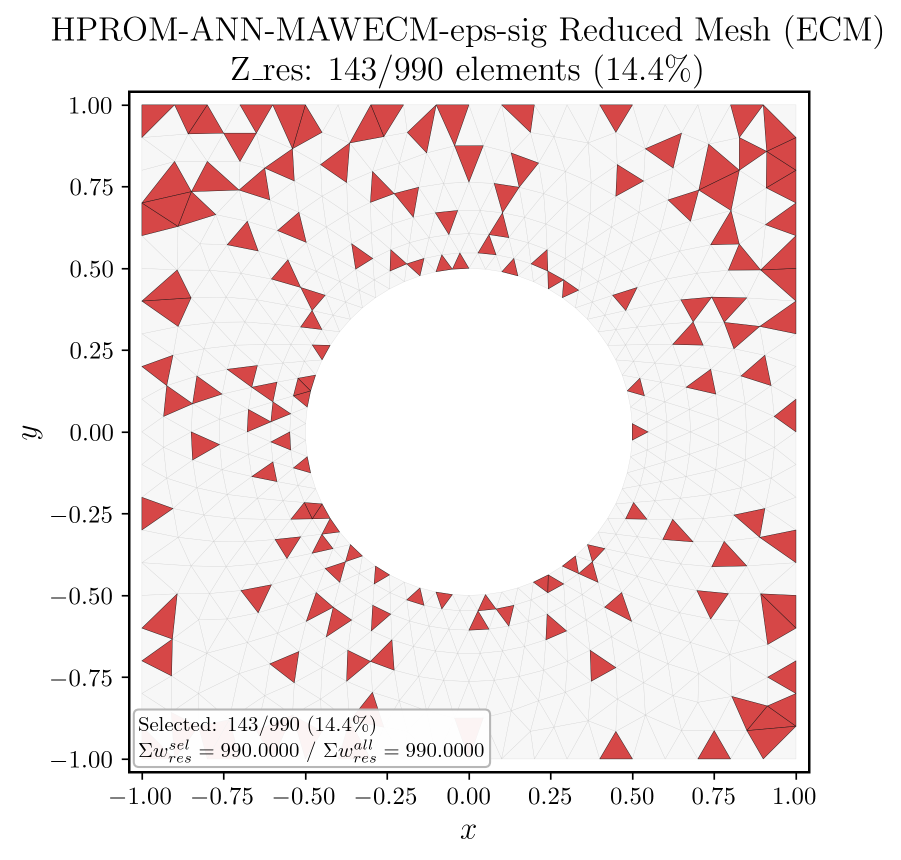
#> input picture RVE_homogenization_NeoHookean_using_Kratos/stage_12_hprom_ann_ecmres_mawecmhom_eps_sig_separate_phase1to50_phase2to10_sum990_ann/Z_union_selected_elements_Z_res.png, 1802 x 1719 px, found by its file name (shown at 1/2 size)
$ python make_slide47_hprom_paths_preview.py
#> lines starting #> are read from the running program, lines starting #| are printed output that depends on the picture
#!/usr/bin/env python3
"""Static visual draft for the WCCM 2026 HPROM-ANN bridge slide."""

from pathlib import Path

import matplotlib.pyplot as plt
from matplotlib import image as mpimg
from matplotlib.patches import FancyArrowPatch, FancyBboxPatch


ROOT = Path(__file__).resolve().parent
SUPPORT_DIR = ROOT / (
    "RVE_homogenization_NeoHookean_using_Kratos/"
    "stage_12_hprom_ann_mawecm_res_eps_sig_phase1to40_phase2to10_sum990_ann"
)
OUT = ROOT / "slide47_hprom_ann_paths_preview.png"

BLUE = "#1976D2"
ORANGE = "#D96B28"
INK = "#17202A"
MUTED = "#6C757D"
LIGHT_BLUE = "#EAF3FB"
LIGHT_ORANGE = "#FDF0E8"


def arrow(ax, start, end, color=INK, lw=2.6, rad=0.0, zorder=4):
    ax.add_patch(
        FancyArrowPatch(
            start,
            end,
            arrowstyle="Simple,head_length=10,head_width=10,tail_width=2.2",
            connectionstyle=f"arc3,rad={rad}",
            color=color,
            linewidth=0,
            mutation_scale=1.0,
            zorder=zorder,
        )
    )


def box(ax, xy, width, height, title, body, edge=INK, face="white", title_color=INK):
    x, y = xy
    ax.add_patch(
        FancyBboxPatch(
            (x, y),
            width,
            height,
            boxstyle="round,pad=0.012,rounding_size=0.015",
            facecolor=face,
            edgecolor=edge,
            linewidth=1.8,
            zorder=2,
        )
    )
    ax.text(x + width / 2, y + height * 0.69, title, ha="center", va="center",
            fontsize=18, fontweight="bold", color=title_color, zorder=3)
    ax.text(x + width / 2, y + height * 0.33, body, ha="center", va="center",
            fontsize=15, color=INK, zorder=3, linespacing=1.28)


def support_panel(fig, xywh, filename, title, color):
#> called with xywh = (0.075, 0.18, 0.22, 0.205), filename = 'Z_union_selected_elements_Z_res.png', color = '#D96B28'
    ax = fig.add_axes(xywh)
    image = mpimg.imread(SUPPORT_DIR / filename)
#> image is the input picture: shape (1719, 1802, 4) float32; mean R, G, B, A 0.95, 0.915, 0.915, 1
    # Existing diagnostic images are cropped to retain the RVE mesh and supports only.
    ax.imshow(image[190:1270, 210:1670])
    ax.set_axis_off()
    for spine in ax.spines.values():
        spine.set_visible(True)
        spine.set_linewidth(2.3)
        spine.set_edgecolor(color)
    ax.text(0.5, 1.06, title, transform=ax.transAxes, ha="center", va="bottom",
            fontsize=17, fontweight="bold", color=color)
    return ax


def main():
    fig = plt.figure(figsize=(16, 9), dpi=160, facecolor="white")
    ax = fig.add_axes((0, 0, 1, 1))
    ax.set_xlim(0, 1)
    ax.set_ylim(0, 1)
    ax.set_axis_off()

    ax.text(0.5, 0.955, "Online hyper-reduced RVE response", ha="center", va="center",
            fontsize=30, fontweight="bold", color=INK)
    ax.plot((0.045, 0.955), (0.915, 0.915), color=BLUE, linewidth=2.3)

    box(ax, (0.045, 0.755), 0.16, 0.105,
        r"macroscale input", r"$\overline{\mathbf{F}}$", edge=BLUE, face=LIGHT_BLUE, title_color=BLUE)
    box(ax, (0.260, 0.755), 0.19, 0.105,
        r"Green--Lagrange strain", r"$\overline{\mathbf{E}}=\frac{1}{2}(\overline{\mathbf{F}}^T\overline{\mathbf{F}}-\mathbf{I})$" + "\n" + r"$\mu=(E_{xx},E_{yy},G_{xy})$",
        edge=BLUE, face=LIGHT_BLUE, title_color=BLUE)
    box(ax, (0.505, 0.755), 0.17, 0.105,
        r"primary coordinates", r"$\mathbf{q}^0(\mu)$", edge=BLUE, face=LIGHT_BLUE, title_color=BLUE)
    box(ax, (0.730, 0.735), 0.225, 0.145,
        r"PROM--ANN RVE state", r"$\widetilde{\mathbf{u}}=\mathbf{u}_{\rm aff}+\mathbf{V}\mathbf{A}\mathbf{q}$" + "\n" + r"$\quad+\overline{\mathbf{V}}\mathcal{N}_\theta(\mathbf{q})$",
        edge=INK, face="white", title_color=INK)

    arrow(ax, (0.205, 0.807), (0.260, 0.807), BLUE)
    arrow(ax, (0.450, 0.807), (0.505, 0.807), BLUE)
    arrow(ax, (0.675, 0.807), (0.730, 0.807), BLUE)

    ax.text(0.51, 0.685, "two online paths", ha="center", va="center", fontsize=16,
            fontweight="bold", color=MUTED)
    arrow(ax, (0.842, 0.735), (0.842, 0.610), INK)

    box(ax, (0.070, 0.500), 0.320, 0.120,
        "HPROM-ANN", r"correct $\mathbf{q}$ on the reduced manifold" + "\n" + r"$\mathbf{J}(\mathbf{q})^T\mathbf{r}_{\rm HR}(\mathbf{q})\approx\mathbf{0}$",
        edge=ORANGE, face=LIGHT_ORANGE, title_color=ORANGE)
    box(ax, (0.600, 0.500), 0.320, 0.120,
        "D-HPROM-ANN", r"accept $\mathbf{q}^0$ directly" + "\n" + "no equilibrium correction",
        edge=BLUE, face=LIGHT_BLUE, title_color=BLUE)
    arrow(ax, (0.825, 0.610), (0.760, 0.620), BLUE)
    arrow(ax, (0.805, 0.610), (0.390, 0.555), ORANGE, rad=0.12)

    support_panel(
        fig,
        (0.075, 0.180, 0.220, 0.205),
        "Z_union_selected_elements_Z_res.png",
        r"residual support  $\mathcal{Z}_{\rm res}$",
        ORANGE,
    )
    support_panel(
        fig,
        (0.415, 0.180, 0.220, 0.205),
        "Z_union_selected_elements_Z_sig.png",
        r"stress support  $\mathcal{Z}_{\sigma}$",
        BLUE,
    )
#> call 2 of support_panel, with xywh = (0.415, 0.18, 0.22, 0.205), filename = 'Z_union_selected_elements_Z_sig.png', title = 'stress support  $\\mathcal{Z}_{\\sigma}$', color = '#1976D2'
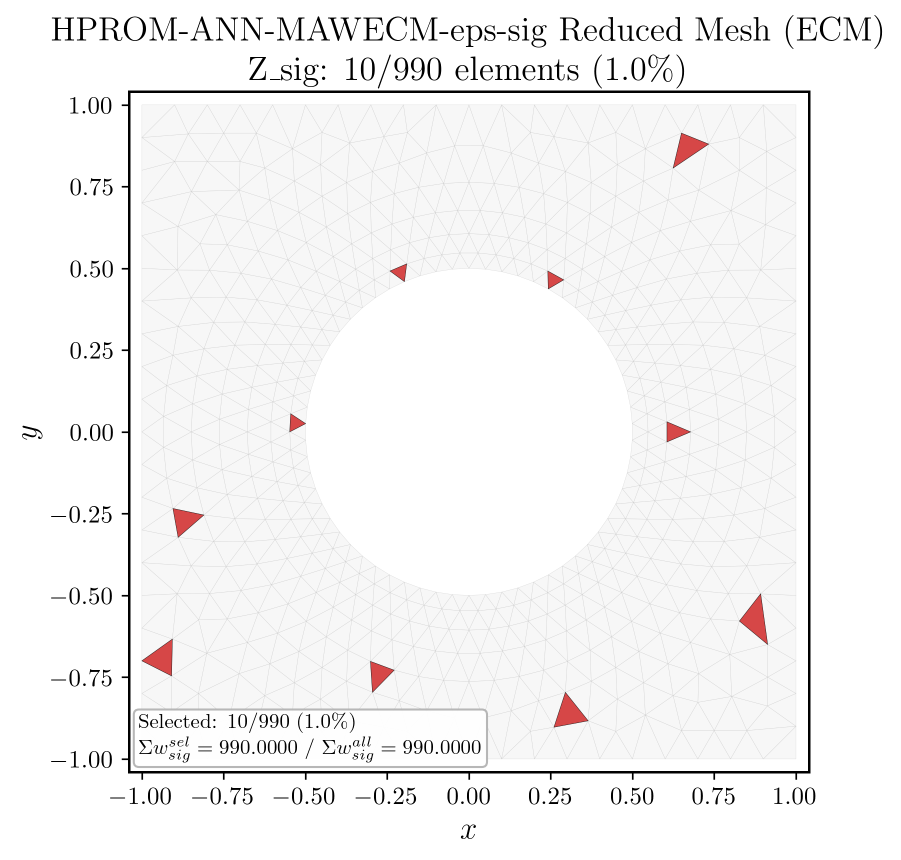
#> input picture RVE_homogenization_NeoHookean_using_Kratos/stage_12_hprom_ann_ecmres_mawecmhom_eps_sig_separate_phase1to50_phase2to10_sum990_ann/Z_union_selected_elements_Z_sig.png, 1802 x 1719 px, found by its file name (shown at 1/2 size)
#> in support_panel, image is the input picture: shape (1719, 1802, 4) float32; mean R, G, B, A 0.963, 0.961, 0.961, 1

    arrow(ax, (0.230, 0.500), (0.190, 0.390), ORANGE)
    arrow(ax, (0.600, 0.500), (0.535, 0.390), BLUE, rad=0.12)
    arrow(ax, (0.295, 0.280), (0.415, 0.280), ORANGE)
    arrow(ax, (0.190, 0.450), (0.188, 0.515), ORANGE, lw=2.0, rad=0.55)

    box(ax, (0.730, 0.220), 0.225, 0.125,
        r"macroscopic response", r"$\overline{\mathbf{S}}=(\overline{S}_{xx},\overline{S}_{yy},\overline{S}_{xy})$" + "\n" + "weighted RVE average",
        edge=BLUE, face=LIGHT_BLUE, title_color=BLUE)
    arrow(ax, (0.635, 0.280), (0.730, 0.280), BLUE)

    ax.text(0.185, 0.105,
            r"$\mathbf{r}_{\rm HR}=\sum_{e\in\mathcal{Z}_{\rm res}} w_e^{\rm res}\,\mathbf{r}_e$" + "    (10 / 990 elements)",
            ha="center", va="center", fontsize=13.5, color=INK)
    ax.text(0.525, 0.105,
            r"$\overline{\mathbf{S}}_{\rm HR}\approx A_0^{-1}\sum_{e\in\mathcal{Z}_{\sigma}} w_e^{\sigma} A_e\langle\mathbf{S}_e\rangle$" + "    (10 / 990 elements)",
            ha="center", va="center", fontsize=13.0, color=INK)
    ax.text(0.5, 0.045,
            "Only HPROM-ANN evaluates the residual support.  Both routes use the stress support for homogenization.",
            ha="center", va="center", fontsize=14.5, color=INK)

    fig.savefig(OUT, dpi=160, facecolor="white")
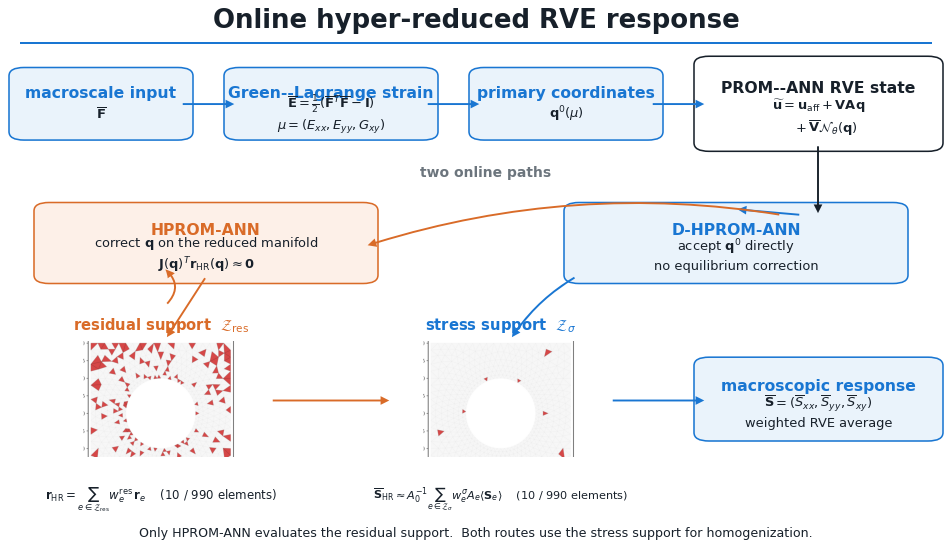
#> figure drawn by matplotlib, 3 panels
    print(OUT)


if __name__ == "__main__":
    main()
